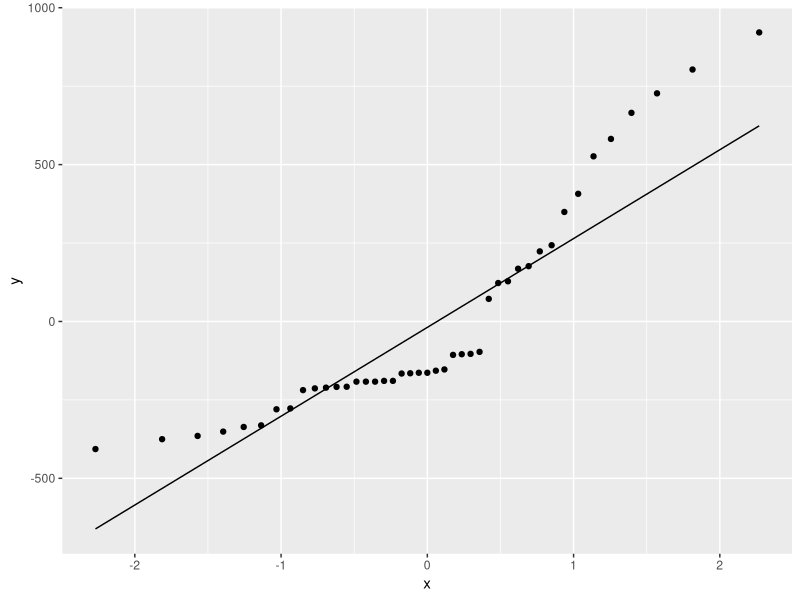
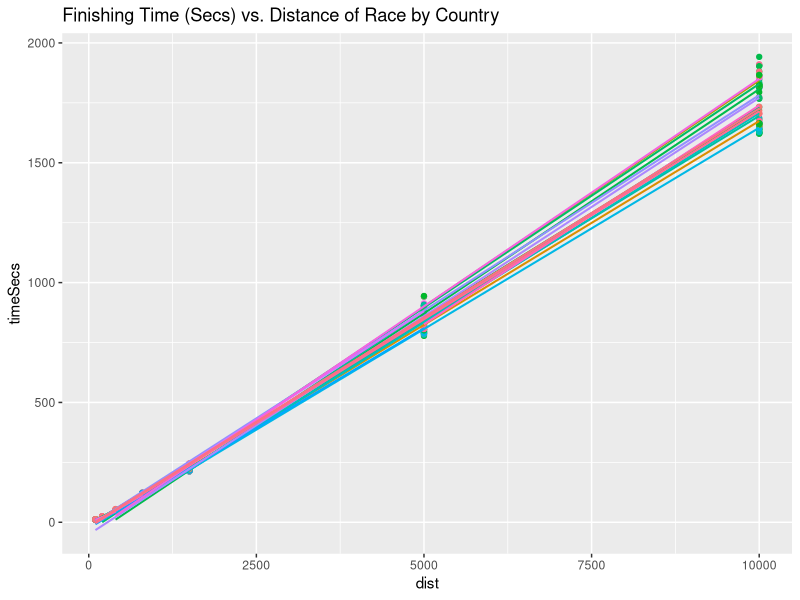

These charts were generated, in order, by the following R code: (Note: this script raises an error after producing the figures.)
## ---- chunk 1
library(nlme)
library(lme4)
library(tidyverse)
library(ggplot2)
## ---- chunk 2
track <- read.csv("track_dist.csv")
## ---- chunk 3
mod1 <- lme(data = track, fixed = timeSecs ~ 1, random = ~1|country2)
mod1
## ---- chunk 4
print(VarCorr(mod1), comp=c("Variance", "Std.Dev."), digits = 2)
## ---- chunk 5
ggplot(ranef(mod1),aes(sample = ranef(mod1)[,1]) ) + stat_qq() + stat_qq_line()
## ---- chunk 6
mod2 <- lme(data = track, fixed = timeSecs ~ dist, random = ~1|country2)
mod2
## ---- chunk 7
print(VarCorr(mod2), comp=c("Variance", "Std.Dev."), digits = 2)
## ---- chunk 8
ggplot(data = track, aes(y = timeSecs, x = dist, col = country2)) + geom_point(show.legend = F) + geom_smooth(method="lm", show.legend = F, se = F, size = .7) + ggtitle("Finishing Time (Secs) vs. Distance of Race by Country")
## ---- chunk 9
mod3 <- lme(data = track, fixed = timeSecs ~ dist, random = ~ dist|country2)
mod3
## ---- chunk 10
print(VarCorr(mod3), comp=c("Variance", "Std.Dev."), digits = 2)
## ---- chunk 11
anova(mod2,mod3)
## ---- chunk 12
track$year1896 <- track$year - 1896
track$dist100 <- track$dist - 100
track$c_age <- track$age - mean(track$age)
track$c_height <- track$height - mean(track$height)
track$c_weight <- track$weight - mean(track$weight)
track$c_gdp <- track$gdp - mean(track$gdp)
track$c_logpop <- track$logpop - mean(track$logpop)

track$BMI <- track$weight / ((track$height/100)^2)
track$c_BMI <- track$BMI - mean(track$BMI)

track$gdp_pop <- track$gdp/track$pop
track$c_gdp_pop <- track$gdp_pop - mean(track$gdp_pop)
## ---- chunk 13
mod4 <- lme(data = track, 
            fixed = timeSecs ~ dist100 + c_height + c_weight + c_height*dist100 + c_weight*dist100 +
                               year1896 + c_age + c_age*year1896 + c_age*dist100 + sex + sex*dist100                                + c_logpop + c_gdp,
            random = ~ dist100|country2)
summary(mod4)
## ---- chunk 14
mod5 <- lme(data = track, 
            fixed = timeSecs ~ dist100 + c_BMI + c_BMI*dist100 +
                               year1896 + c_age + c_age*year1896 + c_age*dist100 + sex + 
                               sex*dist100 + c_gdp_pop,
            random = ~ dist100|country2)
summary(mod5)
